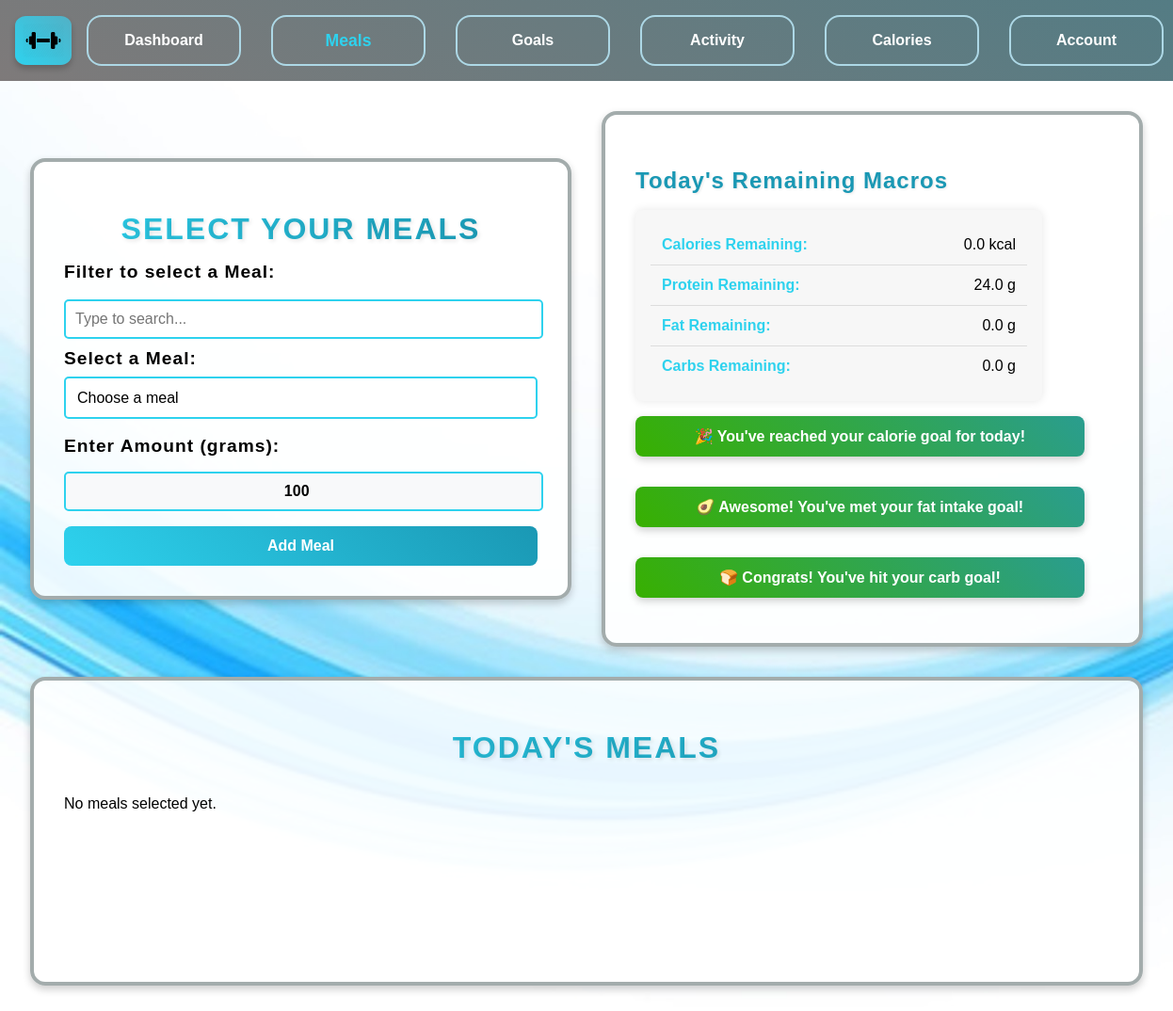
The page /meals (signed in) on the database its author committed.
### app.py (models this page shows, shortened)
class User(db.Model):
    id = db.Column(db.Integer, primary_key=True)
    username = db.Column(db.String(100))
    weight = db.Column(db.Float, default=90)
    height = db.Column(db.Float, default=1.75)
    age = db.Column(db.Integer, default=48)
    gender = db.Column(db.String(10), default='male')
    bmi = db.Column(db.Float)
    bmr = db.Column(db.Float)
    tdee = db.Column(db.Float)
    exercise_level = db.Column(db.String(20), default='sedentary')
    goal = db.Column(db.String(20), default='maintain')
    intensity = db.Column(db.String(20))
    caloriesRequired = db.Column(db.Float)
    proteinRatio = db.Column(db.Float)
    fatRatio = db.Column(db.Float)
    carbRatio = db.Column(db.Float)
    proteinRequired = db.Column(db.Float)
    fatRequired = db.Column(db.Float)
    carbRequired = db.Column(db.Float)
    caloriesRemaining = db.Column(db.Float)
    proteinRemaining = db.Column(db.Float)
    fatRemaining = db.Column(db.Float)
    carbRemaining = db.Column(db.Float)
    last_reset = db.Column(db.Date, default=lambda: datetime.now(timezone.utc).date())
    def reset_macros(self):
        today = datetime.now(timezone.utc).date()
        if self.caloriesRemaining is None:
            self.caloriesRemaining = self.caloriesRequired or 0
        if self.proteinRemaining is None:
            self.proteinRemaining = self.proteinRequired or 0
        if self.fatRemaining is None:
            self.fatRemaining = self.fatRequired or 0
        if self.carbRemaining is None:
            self.carbRemaining = self.carbRequired or 0
        if self.last_reset is None:
            self.last_reset = today
        if self.last_reset != today:
            self.caloriesRemaining = self.caloriesRequired
            self.proteinRemaining = self.proteinRequired
            self.fatRemaining = self.fatRequired
            self.carbRemaining = self.carbRequired
            self.last_reset = today
            db.session.commit()
    meals = db.relationship('UserMeals', backref='user', lazy=True, cascade="all, delete-orphan")

### app.py (the view, shortened to what this page needs)
@app.route('/meals', methods=['POST', 'GET'])
def meals():
    if 'username' not in session:
        return redirect(url_for('login'))
    username = session.get('username')
    found_user = User.query.filter_by(username=username).first()
    if not user_details_complete(found_user):
        flash("Please complete your account details before using the program.", "warning")
        return redirect(url_for('account'))
    found_user.reset_macros()
    meals_list = Meal.query.all()
    today = datetime.now(timezone.utc).date()
    user_meals = (
        db.session.query(UserMeals, Meal)
        .join(Meal)
        .filter(UserMeals.user_id == found_user.id)
        .filter(UserMeals.date_added >= today)  # Filter meals added today
        .all()
    )
    goal_messages = check_goal_achievement(found_user)
    return render_template('meals.html',
                           meals_list=meals_list,
                           user_meals=user_meals,
                           user_db=found_user,
                           goal_messages=goal_messages
                           )

### modules.py (called while the page is built)
def check_goal_achievement(user):
    messages = []
    calorie_margin = 30
    macro_margin = 5
    if abs(user.caloriesRemaining) <= calorie_margin:
        messages.append("🎉 You've reached your calorie goal for today!")
    if abs(user.proteinRemaining) <= macro_margin:
        messages.append("💪 Great job! You've hit your protein goal!")
    if abs(user.fatRemaining) <= macro_margin:
        messages.append("🥑 Awesome! You've met your fat intake goal!")
    if abs(user.carbRemaining) <= macro_margin:
        messages.append("🍞 Congrats! You've hit your carb goal!")
    return messages

def user_details_complete(user):
    return all([
        user.weight is not None,
        user.height is not None,
        user.age is not None,
        user.gender is not None,
        user.exercise_level is not None,
        user.caloriesRequired is not None,
        user.proteinRequired is not None,
        user.fatRequired is not None,
        user.carbRequired is not None
    ])

### templates/meals.html (shortened to what this page needs)
{% extends "base.html" %}
{% block content %}
<div class="content">
    <div class="section-box">
        <h1>Select Your Meals</h1>
        <form method="POST" action="/meals">
            <label for="meal-search">Filter to select a Meal:</label>
            <input type="text" id="meal-search" onkeyup="filterMeals()" placeholder="Type to search...">
            <br>
            <label for="meal_id">Select a Meal:</label>
            <select name="meal_id" id="meal_id" required>
                <option value="" disabled selected>Choose a meal</option>
            </select>
            <br><br>
            <label for="amount">Enter Amount (grams):</label>
            <input type="number" name="amount" id="amount" min="1" value="100" required>
            <button type="submit" class="styled-button">Add Meal</button>
        </form>
    </div>
    <div class="section-box">
        <h3>Today's Remaining Macros</h3>
        <ul class="user-list">
            <li><strong>Calories Remaining:</strong> {{ user_db.caloriesRemaining }} kcal</li>
            <li><strong>Protein Remaining:</strong> {{ user_db.proteinRemaining }} g</li>
            <li><strong>Fat Remaining:</strong> {{ user_db.fatRemaining }} g</li>
            <li><strong>Carbs Remaining:</strong> {{ user_db.carbRemaining }} g</li>
        </ul>
        {% if goal_messages %}
            {% for message in goal_messages %}
                <p class="flash-message success">{{ message }}</p>
            {% endfor %}
        {% endif %}
    </div>
    <div class="section-box">
        <h1>Today's Meals</h1>
        {% if user_meals %}
            <table>
                <thead>
                    <tr>
                        <th>Meal Name</th>
                        <th>Amount (g)</th>
                        <th>Calories</th>
                        <th>Protein (g)</th>
                        <th>Carbs (g)</th>
                        <th>Fat (g)</th>
                    </tr>
                </thead>
                <tbody>
                    {% for user_meal, meal in user_meals %}
                    <tr>
                        <td>{{ meal.food_name }}</td>
                        <td>{{ user_meal.amount }}</td>
                        <td>{{ user_meal.calories }}</td>
                        <td>{{ user_meal.protein }}</td>
                        <td>{{ user_meal.carbs }}</td>
                        <td>{{ user_meal.fat }}</td>
                    </tr>
                    {% endfor %}
                </tbody>
            </table>
        {% else %}
            <p>No meals selected yet.</p>
        {% endif %}
    </div>
</div>
{% endblock %}

### static/style.css (style rules this page uses)
html, body { background-image: url("./images/background.jpg"); background-size: cover; background-attachment: fixed; height: 100%; margin: 0rem; display: flex; flex-direction: column; box-sizing: border-box; font-family: sans-serif; }
.section-box { display: flex; flex-direction: column; flex-grow: 1; border: 0.3rem solid rgb(163, 172, 172); padding: 2rem; margin: 1rem; border-radius: 1rem; background-color: rgba(255, 255, 255, 0.9); width: 40%; box-shadow: 0 0.25rem 0.5rem rgba(0, 0, 0, 0.2); transition: transform 0.3s ease-in-out; overflow: hidden; min-height: 16rem; }
.content { display: flex; flex-wrap: wrap; justify-content: space-between; align-items: center; padding: 1rem; }
h1 { font-size: 2rem; font-weight: bold; text-align: center; text-transform: uppercase; background: linear-gradient(45deg, #2ed2ee, #1a98b4); background-clip: text; -webkit-background-clip: text; color: transparent; letter-spacing: 2px; text-shadow: 2px 2px 4px rgba(0, 0, 0, 0.1); margin-bottom: 1rem; }
h3 { font-size: 1.5rem; font-weight: bold; color: #1a98b4; text-transform: capitalize; letter-spacing: 1px; margin-bottom: 0.75rem; padding-bottom: 0.3rem; display: inline-block; text-shadow: 1px 1px 3px rgba(0, 0, 0, 0.1); }
label { font-size: 1.2rem; font-weight: bold; margin-bottom: 0.5rem; display: block; letter-spacing: 1px; color: linear-gradient(45deg, #334043, #481ab4);; }
input[type="text"], input[type="password"] { width: 90%; padding: 0.75rem; margin: 0.5rem 0; border: 1px solid #ccc; border-radius: 0.5rem; font-size: 1rem; outline: none; transition: border-color 0.3s ease-in-out, box-shadow 0.2s ease-in-out; }
button, input[type="submit"] { width: 100%; padding: 0.75rem; margin-top: 1rem; border: none; border-radius: 0.5rem; background: linear-gradient(45deg, #2ed2ee, #1a98b4); color: white; font-size: 1rem; cursor: pointer; transition: all 0.3s ease-in-out; font-weight: bold; }
.flash-message { padding: 0.75rem; border-radius: 0.5rem; margin-top: 1rem; width: 90%; text-align: center; font-weight: bold; box-shadow: 0 0.2rem 0.5rem rgba(0, 0, 0, 0.2); color: white; background-size: 200% auto; transition: all 0.4s ease-in-out; animation: gradientAnimation 3s infinite alternate; }
.flash-message.success { background: linear-gradient(45deg, #38b000, #2a9d8f); }
.user-list { list-style: none; padding: 1rem; margin: 0; background: #f7f7f7; border-radius: 0.5rem; box-shadow: 0 0 10px rgba(0, 0, 0, 0.1); max-width: 400px; }
.user-list li { padding: 0.75rem; font-size: 1rem; border-bottom: 1px solid #ddd; display: flex; justify-content: space-between; }
.user-list li:last-child { border-bottom: none; }
.user-list li strong { color: #2ed2ee; }
#meal-search { width: 96.5%; padding: 0.625rem; margin: 0.625rem 0; border: 0.125rem solid #2ed2ee; border-radius: 0.3125rem; font-size: 1rem; outline: none; transition: 0.3s ease-in-out; }
#meal_id { width: 100%; padding: 0.75rem; border: 0.125rem solid #2ed2ee; border-radius: 0.3125rem; font-size: 1rem; background: #ffffff; appearance: none; cursor: pointer; outline: none; transition: 0.3s ease-in-out; }
#amount { width: 96.5%; padding: 0.625rem; margin-top: 0.5rem; border: 0.125rem solid #2ed2ee; border-radius: 0.3125rem; font-size: 1rem; outline: none; transition: 0.3s ease-in-out; text-align: center; font-weight: bold; background-color: #f8f9fa; }

### rows shown on the page
User: caloriesRemaining "0.0", proteinRemaining "24.0", fatRemaining "0.0", carbRemaining "0.0"

### other values the page prints
{{ message }} "🎉 You've reached your calorie goal for today!" "🥑 Awesome! You've met your fat intake goal!" "🍞 Congrats! You've hit your carb goal!"
